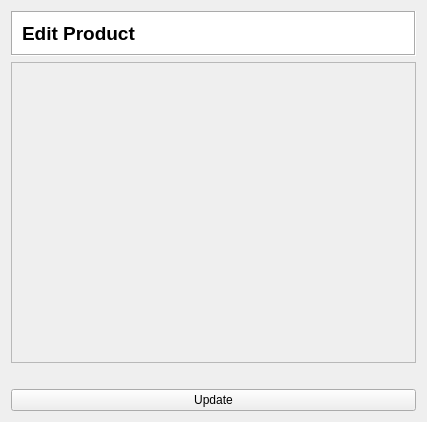
<?xml version="1.0" encoding="UTF-8"?>
<ui version="4.0">
 <class>Form</class>
 <widget class="QWidget" name="Form">
  <property name="geometry">
   <rect>
    <x>0</x>
    <y>0</y>
    <width>427</width>
    <height>422</height>
   </rect>
  </property>
  <property name="windowTitle">
   <string>Form</string>
  </property>
  <layout class="QVBoxLayout" name="verticalLayout">
   <item>
    <widget class="QFrame" name="frame">
     <property name="styleSheet">
      <string notr="true">background:white;</string>
     </property>
     <property name="frameShape">
      <enum>QFrame::Box</enum>
     </property>
     <property name="frameShadow">
      <enum>QFrame::Sunken</enum>
     </property>
     <layout class="QHBoxLayout" name="horizontalLayout_2">
      <item>
       <widget class="QLabel" name="titleLabel">
        <property name="font">
         <font>
          <pointsize>14</pointsize>
          <weight>75</weight>
          <bold>true</bold>
         </font>
        </property>
        <property name="text">
         <string>Edit Product</string>
        </property>
       </widget>
      </item>
     </layout>
    </widget>
   </item>
   <item>
    <layout class="QHBoxLayout" name="horizontalLayout"/>
   </item>
   <item>
    <widget class="QScrollArea" name="scrollArea_2">
     <property name="enabled">
      <bool>true</bool>
     </property>
     <property name="styleSheet">
      <string notr="true"/>
     </property>
     <property name="widgetResizable">
      <bool>true</bool>
     </property>
     <widget class="QWidget" name="scrollAreaWidgetContents">
      <property name="geometry">
       <rect>
        <x>0</x>
        <y>0</y>
        <width>407</width>
        <height>285</height>
       </rect>
      </property>
      <layout class="QVBoxLayout" name="scrollLayout"/>
     </widget>
    </widget>
   </item>
   <item>
    <widget class="QLabel" name="progressLabel">
     <property name="styleSheet">
      <string notr="true">color:green;</string>
     </property>
     <property name="text">
      <string/>
     </property>
     <property name="alignment">
      <set>Qt::AlignCenter</set>
     </property>
    </widget>
   </item>
   <item>
    <widget class="QPushButton" name="submitButton">
     <property name="text">
      <string>Update</string>
     </property>
    </widget>
   </item>
  </layout>
 </widget>
 <resources/>
 <connections/>
</ui>
